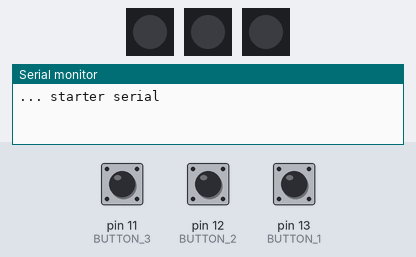
Bench run of a sketch on a simulated Arduino Uno, built with avr-gcc and run on an emulated ATmega328P. Parts: 3 × 1 RGB LEDs in strip order, left to right, the last lines printed to the serial monitor. The test bench sets the inputs (shaded band); at power-on: pin 11 (BUTTON_3) HIGH, pin 12 (BUTTON_2) HIGH, pin 13 (BUTTON_1) HIGH.

Above: at 1.2 s.
1.3 s: pin 11 (BUTTON_3) pulled LOW for 0.15 s
At 2.4 s:
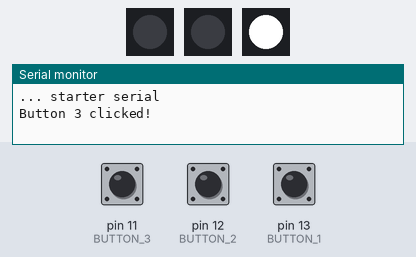
2.9 s: pin 12 (BUTTON_2) pulled LOW for 0.15 s
At 3.6 s:
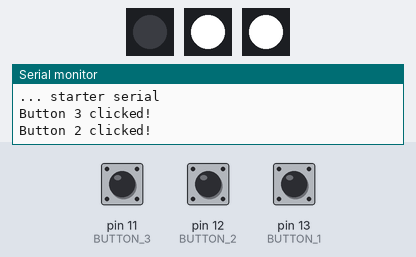
4.6 s: pin 13 (BUTTON_1) pulled LOW for 0.15 s
At 6.0 s:
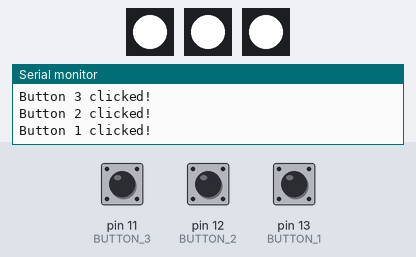
6.3 s: pin 11 (BUTTON_3) pulled LOW for 0.15 s
At 7.4 s:
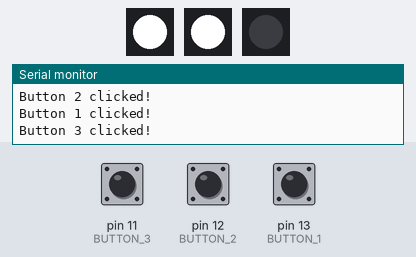
8.0 s: pin 12 (BUTTON_2) pulled LOW for 0.15 s
At 8.7 s:
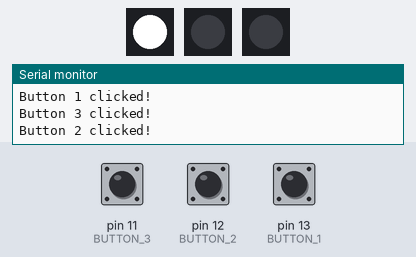
9.6 s: pin 11 (BUTTON_3) pulled LOW for 0.15 s
At 11.1 s:
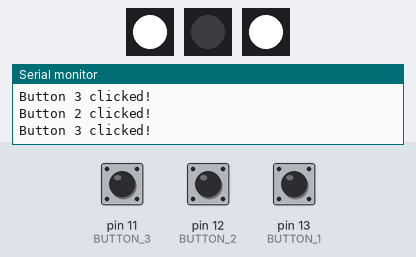
Timing chart, 0 to 12.3 s (numbered marks = the images above; inputs shaded):
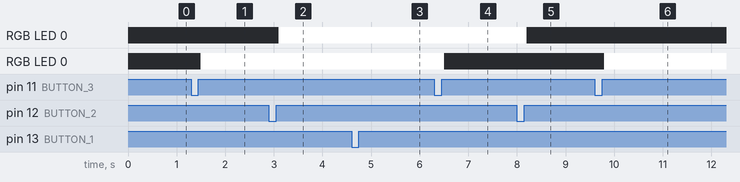

Measured:
- after the input at 1.3 s, RGB LED 0: off → RGB(255, 255, 255) after 0.20 s
- after the input at 2.9 s, RGB LED 0: off → RGB(255, 255, 255) after 0.20 s
- after the input at 6.3 s, RGB LED 0: RGB(255, 255, 255) → off after 0.20 s
- after the input at 8.0 s, RGB LED 0: RGB(255, 255, 255) → off after 0.20 s
- after the input at 9.6 s, RGB LED 0: off → RGB(255, 255, 255) after 0.20 s

The sketch:

gamingKnappLys.ino
```cpp
#include <OneButton.h>
#include <Adafruit_NeoPixel.h>

#define BUTTON_1 13
#define BUTTON_2 12
#define BUTTON_3 11

#define LED_1 A2
#define LED_2 A1
#define LED_3 A3

#define LED_COUNT 1

#define BUZZER A4

Adafruit_NeoPixel led1(LED_COUNT, LED_1, NEO_GRB + NEO_KHZ800);
Adafruit_NeoPixel led2(LED_COUNT, LED_2, NEO_GRB + NEO_KHZ800);
Adafruit_NeoPixel led3(LED_COUNT, LED_3, NEO_GRB + NEO_KHZ800);

OneButton btn1(BUTTON_1, true, true);
OneButton btn2(BUTTON_2, true, true);
OneButton btn3(BUTTON_3, true, true);

int btn1State;
int btn2State;
int btn3State;

bool state1;
bool state2;
bool state3;

void setup() {

  Serial.begin(115200);
  Serial.println("... starter serial");

  btn1.attachClick(startLED1);
  btn2.attachClick(startLED2);
  btn3.attachClick(startLED3);

  led1.begin();
  led1.setBrightness(255);
  led1.setPixelColor(0, 0,0,0);
  led1.show();

  led2.begin();
  led2.setBrightness(255);
  led2.setPixelColor(0, 0,0,0);
  led2.show();

  led3.begin();
  led3.setBrightness(255);
  led3.setPixelColor(0, 0,0,0);
  led3.show();

  state1 = false;
  state2 = false;
  state3 = false;

}

void loop() {
  btn1.tick();
  btn2.tick();
  btn3.tick();

}

static void startLED1() {
  Serial.println("Button 1 clicked!");
  if (state1 == false) {
      state1 = true;
      led1.setPixelColor(0, 255,255,255);
      led1.show();
   } else {
      led1.setPixelColor(0, 0,0,0);
      led1.show();
      state1 = false;
   }

}

static void startLED2() {
  Serial.println("Button 2 clicked!");
   if (state2 == false) {
      state2 = true;
      led2.setPixelColor(0, 255,255,255);
      led2.show();
   } else {
      led2.setPixelColor(0, 0,0,0);
      led2.show();
      state2 = false;
   }
}

static void startLED3() {
  Serial.println("Button 3 clicked!");
   if (state3 == false) {
      state3 = true;
      led3.setPixelColor(0, 255,255,255);
      led3.show();
   } else {
      led3.setPixelColor(0, 0,0,0);
      led3.show();
      state3 = false;
   }
}
```
